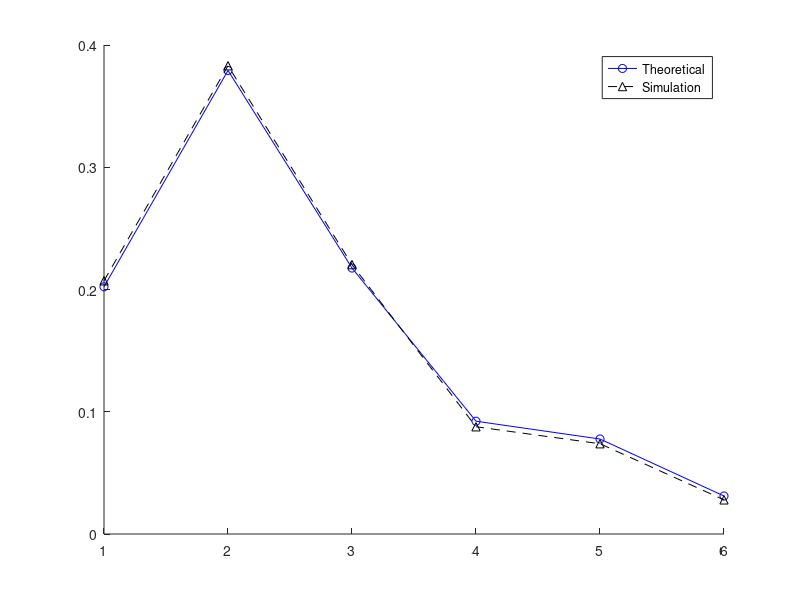

This chart was generated by the following MATLAB code:
clear all;
clf;
clc;

%========= discrete event simulation of the three callers =========== 
%========Use realistic simulation considering three caller's action===

lambda = 0.125;  mu = 0.2;

% theoretical results
Q = [-3*lambda,  3*lambda,      0,              0,           0,             0; ...
     mu,         -mu-2*lambda,  2*lambda,       0,           0,             0; ...
     0,          2*mu,          -2*mu-lambda,   lambda,      0,             0; ...
     0,          0,             0,              -2*mu,       2*mu,          0;...
     0,          0,             2*lambda,       lambda,      -mu-3*lambda,  mu; ...
     0,          2*lambda,      0,              0,           2*lambda,      -4*lambda    ];

Pi_theory = zeros(1, 6);
Q_m = [Q(:, 1:5)  ones(6,1)];
B = [0 0 0 0 0 1];
Pi_theory = B * inv(Q_m);

%-------------------------------------------
%--- discrete event simulation -------------
stateN = 6; 
N = 10000;  % N is the number of transitions.
lambda = 0.125;  
mu = 0.2;
Tran = zeros(N,1); 
State = zeros(N,1);
currentTime = 0; 
EventList = zeros(3,1);

% initialize system's state
initState = 1;      
Caller = ['P' 'P' 'P']; 
serveLineNum = 0;

%  status:  P - idle with patience
%           C - calling  ( in service )
%           I - impatiently waiting 
EventList(1) = -log(rand)/lambda;
EventList(2) = -log(rand)/lambda;
EventList(3) = -log(rand)/lambda;
% Each EventList entry should be assigned individually based on its
% caller's status.

for i=1:N   % simulate N transitions
    % find the smallest event time in the EventList
    [nextT, k] = min(EventList);
    currentTime = EventList(k);
    % update caller k's status
    switch(Caller(k))
        case 'P'    % the action is a call attempt
            if serveLineNum <2      % there are still line available
                Caller(k) = 'C';    % the caller uses an available line
                serveLineNum = serveLineNum + 1;
                % the next event happens after the caller finishes service
                EventList(k) = -log(rand)/mu + currentTime;
            else
                Caller(k) = 'I';    %blocked, become impatient
                % the next event happens when the impatient caller calls
                % again
                EventList(k) = -log(rand)/(2*lambda) + currentTime;
            end
        case 'I'    % the action is a call attempt
            if serveLineNum <2      % there are still line available
                Caller(k) = 'C';    % the caller uses an available line
                serveLineNum = serveLineNum + 1;
                % the next event happens after the caller finishes service
                EventList(k) = -log(rand)/mu + currentTime;
            else
                Caller(k) = 'I'; %blocked, become impatient
                % the next event happens when the impatient caller calls
                % again
                EventList(k) = -log(rand)/(2*lambda) + currentTime;
            end
        case 'C'	% the action is finishing phone call
            serveLineNum = serveLineNum - 1;
            Caller(k) = 'P';
            % the next call attempt happens after exp. distr. time with rate
            % lambda
            EventList(k) = -log(rand)/lambda + currentTime; 
    end
    
    % update output data
    Tran(i) = currentTime;
    if serveLineNum == 0	% 0 calls in progress, either state 1 or 6
        if Caller(1) == 'P' && Caller(2) == 'P' && Caller(3) == 'P'
            State(i) = 1;
        else
            State(i) = 6;
        end
    elseif serveLineNum == 1	% either state 2 or 5
        if Caller(1) == 'I' || Caller(2) == 'I' || Caller(3) == 'I'
            State(i) = 5;
        else
            State(i) = 2;
        end
    else	% either state 3 or 4
        if Caller(1) == 'P' || Caller(2) == 'P' || Caller(3) == 'P'
            State(i) = 3;
        else
            State(i) = 4;
        end
    end
end

Time = zeros(6,1); 
Time(initState) = Tran(1); 
for k=1:6
    for i=1:N-1
        if State(i) == k
            duration = Tran(i+1) - Tran(i);
            Time(k) = Time(k) + duration;
        end
    end
end

Pi_simul = zeros(6,1);
Pi_simul = Time./Tran(N);

figure; hold on; 
plot(Pi_theory, '-ob'); plot(Pi_simul, '--^k');
legend('Theoretical', 'Simulation');

